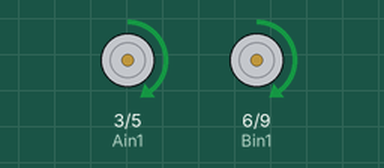
The sketch below on a simulated Arduino Uno, built with avr-gcc and run on an emulated ATmega328P. Shown: motor-driver pin pairs drawn as motors (green arrow = first pin HIGH = forward, orange = second pin HIGH = backward, longer = more drive).

Above: at 0.05 s.
Timing chart, 0 to 3.0 s (numbered marks = the images above):
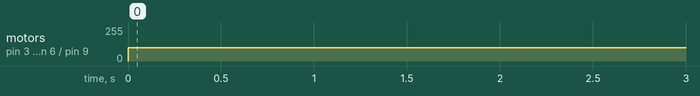

Measured:
- by itself, motor on pin 3 (Ain1) / pin 5 (Ain2), motor on pin 6 (Bin1) / pin 9 (Bin2): stopped → forward 100/255 at 0.00 s

The sketch:

motorCode.ino
```cpp
int Ain1 = 3;
int Ain2 = 5;
int Bin1 = 6;
int Bin2 = 9;


void setup() {

pinMode(Ain1, OUTPUT);
pinMode(Ain2, OUTPUT);
pinMode(Bin1, OUTPUT);
pinMode(Bin2, OUTPUT);


}

void loop() {

      moveForward(100);
      delay(1000);
      moveStop();

}


void moveForward(int SPEED)
{
  analogWrite(Ain1, SPEED);
  analogWrite(Ain2, 0);
  analogWrite(Bin1, SPEED);
  analogWrite(Bin2, 0);
}

void moveStop()
{
  analogWrite(Ain1, 0);
  analogWrite(Ain2, 0);
  analogWrite(Bin1, 0);
  analogWrite(Bin2, 0);
}
```
